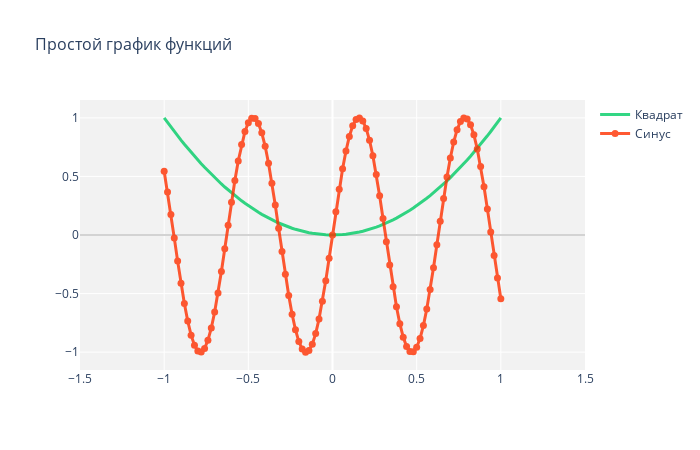

The notebook cell this image was saved under:
### Markdown cell above
С помощью `plotly` графики рисуются с помощью следующей общей конструкции:

```python
    fig = go.Figure()
    fig.add_tra
    ce(что рисовать)
    fig.update_layout(параметры фигуры)
    fig.update_xaxes(параметры оси абсцисс)
    fig.update_yaxes(параметры оси ординат)
    fig.show()
```

Теперь нарисуем наши функции с помощью `plotly`.

### Code cell
# объявляем фигуру
fig = go.Figure()

# добавляем первый график
fig.add_trace(
    go.Scatter(
        x=x, y=y1,  # данные
        name='Квадрат',  # имя в легенде
        marker=dict(color='#00CC66'),  # цвет в html-формате 
        opacity=0.8,  # прозрачность
        line={'width': 3}  # свойства линии - толщина
    )
)

# добавляем второй график
fig.add_trace(
    go.Scatter(
        x=x, y=y2,  # данные
        mode='lines+markers',  # линии и точки
        name='Синус',  # имя в легенде
        marker=dict(  # свойства маркера
            color='rgba(255,48,0,1)',  # цвет в rgb-формате 
            size=7  # размер маркера
        ), 
        opacity=0.8,  # прозрачность
        line={'width': 3}  # свойства линии - толщина
    )
)

# свойства фигуры
fig.update_layout(
    height=450, width=700,  # размер фигуры
    title_text='Простой график функций',  # заголовок графика
    title_font_size=16,  # размер заголовка
    plot_bgcolor='rgba(0,0,0,0.05)',  # цвет фона
)

# параметры оси абсцисс
fig.update_xaxes(
    range=[-1.5, 1.5],  # ограничение графика
    zeroline=True,  # рисовать линию x=0
    zerolinewidth=2  # толщина линии x=0
)

# параметры оси ординат
fig.update_yaxes(
    zeroline=True,  # рисовать линию y=0
    zerolinewidth=2,  # толщина линии y=0
    zerolinecolor='LightGray'  # цвет линии y=0
)

# показать график
fig.show()

### Figure 1 — Plotly figure (JSON) as saved in the notebook; plotly's stock layout.template omitted (floating-point values rounded to 4 significant figures)
{"data": [{"line": {"width": 3}, "marker": {"color": "#00CC66"}, "name": "Квадрат", "opacity": 0.8, "type": "scatter", "x": [-1, -0.98, -0.96, -0.94, -0.92, -0.9, -0.88, -0.86, -0.84, -0.82, -0.8, -0.78, -0.76, -0.74, -0.72, -0.7, -0.68, -0.66, -0.64, -0.62, -0.6, -0.58, -0.56, -0.54, -0.52, -0.5, -0.48, -0.46, -0.44, -0.42, -0.4, -0.38, -0.36, -0.34, -0.32, -0.3, -0.28, -0.26, -0.24, -0.22, -0.2, -0.18, -0.16, -0.14, -0.12, -0.1, -0.08, -0.06, -0.04, -0.02, 0, 0.02, 0.04, 0.06, 0.08, 0.1, 0.12, 0.14, 0.16, 0.18, 0.2, 0.22, 0.24, 0.26, 0.28, 0.3, 0.32, 0.34, 0.36, 0.38, 0.4, 0.42, 0.44, 0.46, 0.48, 0.5, 0.52, 0.54, 0.56, 0.58, 0.6, 0.62, 0.64, 0.66, 0.68, 0.7, 0.72, 0.74, 0.76, 0.78, 0.8, 0.82, 0.84, 0.86, 0.88, 0.9, 0.92, 0.94, 0.96, 0.98, 1], "y": [1, 0.9604, 0.9216, 0.8836, 0.8464, 0.81, 0.7744, 0.7396, 0.7056, 0.6724, 0.64, 0.6084, 0.5776, 0.5476, 0.5184, 0.49, 0.4624, 0.4356, 0.4096, 0.3844, 0.36, 0.3364, 0.3136, 0.2916, 0.2704, 0.25, 0.2304, 0.2116, 0.1936, 0.1764, 0.16, 0.1444, 0.1296, 0.1156, 0.1024, 0.09, 0.0784, 0.0676, 0.0576, 0.0484, 0.04, 0.0324, 0.0256, 0.0196, 0.0144, 0.01, 0.0064, 0.0036, 0.0016, 0.0004, 0, 0.0004, 0.0016, 0.0036, 0.0064, 0.01, 0.0144, 0.0196, 0.0256, 0.0324, 0.04, 0.0484, 0.0576, 0.0676, 0.0784, 0.09, 0.1024, 0.1156, 0.1296, 0.1444, 0.16, 0.1764, 0.1936, 0.2116, 0.2304, 0.25, 0.2704, 0.2916, 0.3136, 0.3364, 0.36, 0.3844, 0.4096, 0.4356, 0.4624, 0.49, 0.5184, 0.5476, 0.5776, 0.6084, 0.64, 0.6724, 0.7056, 0.7396, 0.7744, 0.81, 0.8464, 0.8836, 0.9216, 0.9604, 1]}, {"line": {"width": 3}, "marker": {"color": "rgba(255,48,0,1)", "size": 7}, "mode": "lines+markers", "name": "Синус", "opacity": 0.8, "type": "scatter", "x": [-1, -0.98, -0.96, -0.94, -0.92, -0.9, -0.88, -0.86, -0.84, -0.82, -0.8, -0.78, -0.76, -0.74, -0.72, -0.7, -0.68, -0.66, -0.64, -0.62, -0.6, -0.58, -0.56, -0.54, -0.52, -0.5, -0.48, -0.46, -0.44, -0.42, -0.4, -0.38, -0.36, -0.34, -0.32, -0.3, -0.28, -0.26, -0.24, -0.22, -0.2, -0.18, -0.16, -0.14, -0.12, -0.1, -0.08, -0.06, -0.04, -0.02, 0, 0.02, 0.04, 0.06, 0.08, 0.1, 0.12, 0.14, 0.16, 0.18, 0.2, 0.22, 0.24, 0.26, 0.28, 0.3, 0.32, 0.34, 0.36, 0.38, 0.4, 0.42, 0.44, 0.46, 0.48, 0.5, 0.52, 0.54, 0.56, 0.58, 0.6, 0.62, 0.64, 0.66, 0.68, 0.7, 0.72, 0.74, 0.76, 0.78, 0.8, 0.82, 0.84, 0.86, 0.88, 0.9, 0.92, 0.94, 0.96, 0.98, 1], "y": [0.544, 0.3665, 0.1743, -0.02478, -0.2229, -0.4121, -0.5849, -0.7344, -0.8546, -0.9407, -0.9894, -0.9985, -0.9679, -0.8987, -0.7937, -0.657, -0.4941, -0.3115, -0.1165, 0.08309, 0.2794, 0.4646, 0.6313, 0.7728, 0.8835, 0.9589, 0.9962, 0.9937, 0.9516, 0.8716, 0.7568, 0.6119, 0.4425, 0.2555, 0.05837, -0.1411, -0.335, -0.5155, -0.6755, -0.8085, -0.9093, -0.9738, -0.9996, -0.9854, -0.932, -0.8415, -0.7174, -0.5646, -0.3894, -0.1987, 0, 0.1987, 0.3894, 0.5646, 0.7174, 0.8415, 0.932, 0.9854, 0.9996, 0.9738, 0.9093, 0.8085, 0.6755, 0.5155, 0.335, 0.1411, -0.05837, -0.2555, -0.4425, -0.6119, -0.7568, -0.8716, -0.9516, -0.9937, -0.9962, -0.9589, -0.8835, -0.7728, -0.6313, -0.4646, -0.2794, -0.08309, 0.1165, 0.3115, 0.4941, 0.657, 0.7937, 0.8987, 0.9679, 0.9985, 0.9894, 0.9407, 0.8546, 0.7344, 0.5849, 0.4121, 0.2229, 0.02478, -0.1743, -0.3665, -0.544]}], "layout": {"height": 450, "plot_bgcolor": "rgba(0,0,0,0.05)", "title": {"font": {"size": 16}, "text": "Простой график функций"}, "width": 700, "xaxis": {"range": [-1.5, 1.5], "zeroline": true, "zerolinewidth": 2}, "yaxis": {"zeroline": true, "zerolinecolor": "LightGray", "zerolinewidth": 2}}}
